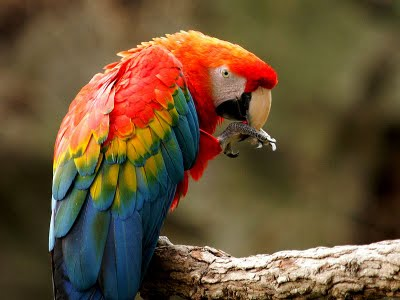
//> input picture issue_05/arara.jpg, 400 x 300 px
$ ./main   (built with g++ and OpenCV 4)
//> lines starting //> are read from the running program, lines starting //| are printed output that depends on the picture
#include <opencv/cv.h>
#include <opencv/highgui.h>
#include <opencv/cvaux.h>
#include <opencv/cxcore.h>
#include <opencv/ml.h>
#include <stdlib.h>
#include <stdio.h>
using namespace cv;
using namespace std;

Mat image_rgb;
Mat image_gray;
Mat image_median;
Mat image_blur;

int main()
{
    image_rgb= imread("/Users/iMacPedrosa/Desktop/WELL_PDI/arara.jpg",1);
//> image_rgb is the input picture: 300 rows x 400 cols, CV_8UC3; mean B, G, R 54.4, 82.8, 105.2
    namedWindow("Image RGB",CV_WINDOW_AUTOSIZE);
    imshow("Image RGB", image_rgb);

    cvtColor(image_rgb, image_gray, CV_RGB2GRAY);
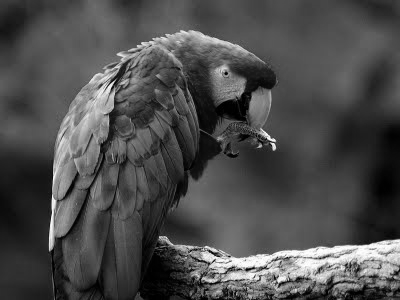
//> image_gray: 300 rows x 400 cols, CV_8UC1; min 0, max 255, mean 76.9
    namedWindow("Image Gray",CV_WINDOW_AUTOSIZE);
    imshow("Image Gray", image_gray);

    medianBlur(image_gray, image_median, CV_MEDIAN);
    namedWindow("Image Median",CV_WINDOW_AUTOSIZE);
    imshow("Image Median", image_median);
    imwrite("/Users/iMacPedrosa/Desktop/WELL_PDI/arara_median.jpg", image_median);

    blur(image_gray, image_blur, Size(3,3),Point(-1,-1));
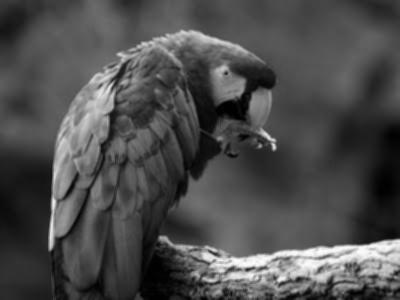
//> image_blur: 300 rows x 400 cols, CV_8UC1; min 0, max 252, mean 76.9
    namedWindow("Image Blur",CV_WINDOW_AUTOSIZE);
    imshow("Image Blur", image_blur);
    imwrite("/Users/iMacPedrosa/Desktop/WELL_PDI/arara_blur.jpg", image_blur);

    waitKey(0);

}
